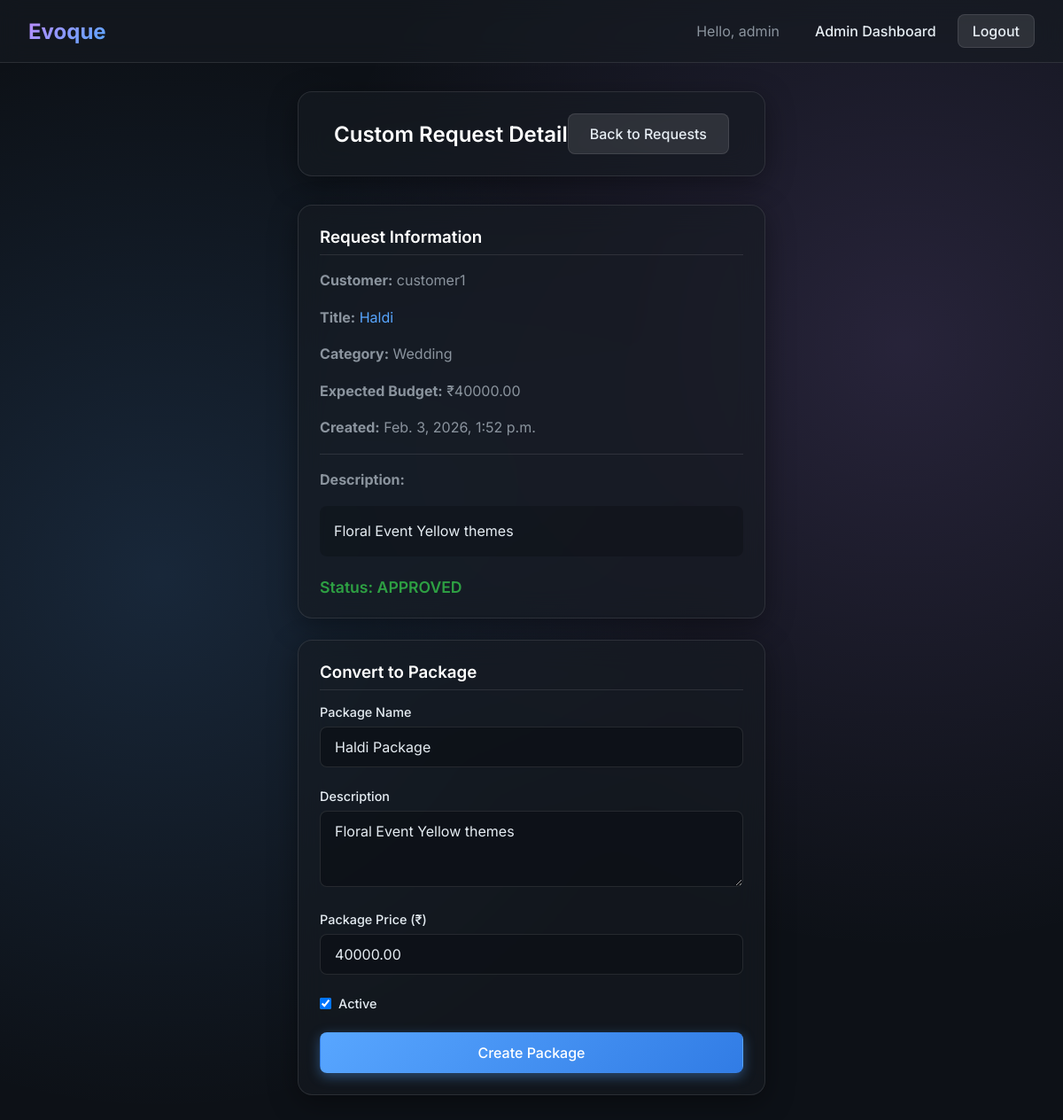
Screenshot of /admin-panel/custom-requests/2/ (signed in) with the database file from the repository.
### core/models.py (models this page shows, shortened)
class CustomPackage(models.Model):
    customer=models.ForeignKey(
        User,
        on_delete=models.CASCADE,
        related_name= 'customRequests'
    )
    category=models.ForeignKey(
        Category,
        on_delete= models.CASCADE
    )
    title=models.CharField(max_length=100)
    description=models.TextField()
    expectedBudget=models.DecimalField(
        max_digits=10,
        decimal_places=2,
        null=True, blank=True
    )
    STATUS_CHOICES=(
        ('PENDING', 'Pending'),
        ('APPROVED', 'Approved'),
        ('REJECTED', 'Rejected'),
    )
    status=models.CharField(
        max_length=20,
        choices=STATUS_CHOICES,
        default='PENDING'
    )
    createdAt=models.DateTimeField(auto_now_add=True)

class Category(models.Model):
    name = models.CharField(max_length=100, unique=True)
    description = models.TextField(blank=True, null=True)
    status = models.BooleanField(default=True)

### core/views.py (the view, shortened to what this page needs)
# urls.py: path('admin-panel/custom-requests/<int:requestId>/', views.adminCustomRequestDetail, name='adminCustomRequestDetail'),
@login_required
def adminCustomRequestDetail(request, requestId):
    profile = UserProfile.objects.get(user=request.user)
    if profile.role != 'ADMIN':
        return redirect('login')
    custom_request = get_object_or_404(
        CustomPackage.objects.select_related('customer', 'category'),
        id=requestId
    )
    return render(
        request,
        'adminCustomRequestDetail.html',
        {'request_obj': custom_request}
    )

### core/templates/adminCustomRequestDetail.html (shortened to what this page needs)
{% extends 'base.html' %}
{% block content %}
<div class="glass-panel" style="margin-bottom: 2rem; padding: 1.5rem 2.5rem; display: flex; justify-content: space-between; align-items: center;">
    <h2 style="margin: 0;">Custom Request Detail</h2>
    <a href="{% url 'adminCustomRequests' %}" class="btn btn-secondary">Back to Requests</a>
</div>
<div style="display: grid; grid-template-columns: repeat(auto-fit, minmax(300px, 1fr)); gap: 1.5rem; margin-bottom: 2rem;">
    <div class="glass-panel" style="padding: 1.5rem;">
        <h3 style="border-bottom: 1px solid var(--glass-border); padding-bottom: 0.5rem; margin-bottom: 1rem;">Request Information</h3>
        <p><strong>Customer:</strong> {{ request_obj.customer.username }}</p>
        <p><strong>Title:</strong> <span style="color: var(--primary-accent);">{{ request_obj.title }}</span></p>
        <p><strong>Category:</strong> {{ request_obj.category.name }}</p>
        <p><strong>Expected Budget:</strong> ₹{{ request_obj.expectedBudget }}</p>
        <p><strong>Created:</strong> {{ request_obj.createdAt }}</p>
        <div style="margin-top: 1rem; border-top: 1px solid var(--glass-border); padding-top: 1rem;">
            <p><strong>Description:</strong></p>
            <p style="color: var(--text-color); background: rgba(0,0,0,0.2); padding: 1rem; border-radius: 8px;">{{ request_obj.description }}</p>
        </div>
        <div style="margin-top: 1.5rem; display: flex; align-items: center; justify-content: space-between;">
            <span style="font-weight: 600; font-size: 1.1rem;
                {% if request_obj.status == 'APPROVED' %}color: var(--success);
                {% elif request_obj.status == 'PENDING' %}color: #e3b341;
                {% elif request_obj.status == 'REJECTED' %}color: var(--danger);
                {% endif %}">
                Status: {{ request_obj.status }}
            </span>
        </div>
    </div>
    <div class="glass-panel" style="padding: 1.5rem;">
        <h3 style="border-bottom: 1px solid var(--glass-border); padding-bottom: 0.5rem; margin-bottom: 1rem;">Convert to Package</h3>
        <form method="post">
            <div class="form-group">
                <label>Package Name</label>
                <input type="text" name="name" placeholder="Package name" value="{{ request_obj.title }} Package" required>
            </div>
            <div class="form-group">
                <label>Description</label>
                <textarea name="description" placeholder="Description (optional)" rows="3">{{ request_obj.description }}</textarea>
            </div>
            <div class="form-group">
                <label>Package Price (₹)</label>
                <input type="number" name="price" step="0.01" min="0" placeholder="0.00" value="{{ request_obj.expectedBudget }}" required>
            </div>
            <div class="form-group" style="display: flex; align-items: center; gap: 0.5rem;">
                <input type="checkbox" name="status" id="status" checked style="width: auto;">
                <label for="status" style="margin: 0;">Active</label>
            </div>
            <button type="submit" class="btn btn-primary btn-block">Create Package</button>
        </form>
    </div>
</div>
{% endblock %}

### core/templates/base.html (shortened to what this page needs)
<!DOCTYPE html>
<html lang="en">
<head>
    {% load static %}
    <link rel="stylesheet" href="{% static 'css/styles.css' %}">
</head>
<body>
    <nav class="navbar">
        <a href="/" class="navbar-brand">Evoque</a>
        <div class="nav-links">
            {% if request.user.is_authenticated %}
                <span style="color: var(--text-muted); margin-right: 1rem;">Hello, {{ request.user.username }}</span>
                {% if request.user.is_superuser %}
                    <a href="{% url 'adminDashboard' %}">Admin Dashboard</a>
                {% elif request.user.userprofile.role == 'CUSTOMER' %}
                    <a href="{% url 'customerDashboard' %}">Dashboard</a>
                {% elif request.user.userprofile.role == 'PROVIDER' %}
                    <a href="{% url 'providerDashboard' %}">Dashboard</a>
                {% endif %}
                <a href="{% url 'logout' %}" class="btn btn-secondary" style="padding: 0.5rem 1rem;">Logout</a>
            {% else %}
                <a href="{% url 'login' %}">Login</a>
                <a href="{% url 'customerRegister' %}" class="btn btn-primary" style="padding: 0.5rem 1rem;">Sign Up</a>
            {% endif %}
        </div>
    </nav>
    <div class="container">
        {% block content %}{% endblock %}
    </div>
</body>
</html>

### static/css/styles.css (style rules this page uses)
:root { --bg-color: #0d1117; --text-color: #e6edf3; --text-muted: #8b949e; --primary-accent: #58a6ff; --secondary-accent: #bc8cff; --success: #2ea043; --danger: #f85149; --glass-bg: rgba(22, 27, 34, 0.6); --glass-border: rgba(255, 255, 255, 0.1); --glass-shadow: 0 8px 32px 0 rgba(0, 0, 0, 0.37); --font-family: 'Inter', sans-serif; }
* { box-sizing: border-box; margin: 0; padding: 0; }
body { font-family: var(--font-family); background-color: var(--bg-color); color: var(--text-color); min-height: 100vh; display: flex; flex-direction: column; background-image: radial-gradient(circle at 15% 50%, rgba(88, 166, 255, 0.15) 0%, transparent 50%), radial-gradient(circle at 85% 30%, rgba(188, 140, 255, 0.15) 0%, transparent 50%); background-attachment: fixed; }
.container { max-width: 1200px; margin: 0 auto; padding: 2rem; flex-grow: 1; display: flex; flex-direction: column; }
.glass-panel { background: var(--glass-bg); backdrop-filter: blur(16px); -webkit-backdrop-filter: blur(16px); border: 1px solid var(--glass-border); border-radius: 16px; box-shadow: var(--glass-shadow); padding: 2.5rem; transition: transform 0.3s ease, box-shadow 0.3s ease; }
h1, h2, h3, h4, h5, h6 { font-weight: 600; margin-bottom: 1rem; color: #ffffff; }
p { color: var(--text-muted); line-height: 1.6; margin-bottom: 1rem; }
a { color: var(--primary-accent); text-decoration: none; transition: color 0.2s ease, text-shadow 0.2s ease; }
.form-group { margin-bottom: 1.5rem; }
label { display: block; margin-bottom: 0.5rem; font-weight: 500; color: var(--text-color); font-size: 0.9rem; }
input[type="text"], input[type="password"], input[type="email"], input[type="number"], select, textarea { width: 100%; padding: 0.75rem 1rem; background: rgba(13, 17, 23, 0.8); border: 1px solid var(--glass-border); color: var(--text-color); border-radius: 8px; font-size: 1rem; font-family: var(--font-family); transition: all 0.3s ease; }
input::placeholder, textarea::placeholder { color: rgba(139, 148, 158, 0.6); }
.btn { display: inline-block; font-weight: 500; text-align: center; white-space: nowrap; vertical-align: middle; cursor: pointer; border: 1px solid transparent; padding: 0.75rem 1.5rem; font-size: 1rem; border-radius: 8px; transition: all 0.2s ease-in-out; font-family: var(--font-family); text-decoration: none; }
.btn-primary { color: #ffffff; background: linear-gradient(135deg, var(--primary-accent) 0%, #317ce5 100%); box-shadow: 0 4px 14px rgba(88, 166, 255, 0.4); }
.btn-secondary { color: var(--text-color); background: rgba(255, 255, 255, 0.1); border: 1px solid var(--glass-border); }
.btn-block { display: block; width: 100%; }
.navbar { display: flex; justify-content: space-between; align-items: center; padding: 1rem 2rem; background: var(--glass-bg); backdrop-filter: blur(12px); border-bottom: 1px solid var(--glass-border); position: sticky; top: 0; z-index: 1000; }
.navbar-brand { font-size: 1.5rem; font-weight: 700; background: linear-gradient(135deg, var(--secondary-accent), var(--primary-accent)); -webkit-background-clip: text; -webkit-text-fill-color: transparent; text-decoration: none; }
.nav-links { display: flex; gap: 1.5rem; align-items: center; }
.nav-links a { color: var(--text-color); font-weight: 500; }

### rows the page displays
CustomPackage: customer.username "customer1", title "Haldi", category.name "Wedding", expectedBudget "40000.00", createdAt "Feb. 3, 2026, 1:52 p.m.", description "Floral Event Yellow themes", status "APPROVED", name "Haldi Package", price "40000.00"

### other values shown
{{ request.user.username }} "admin"
